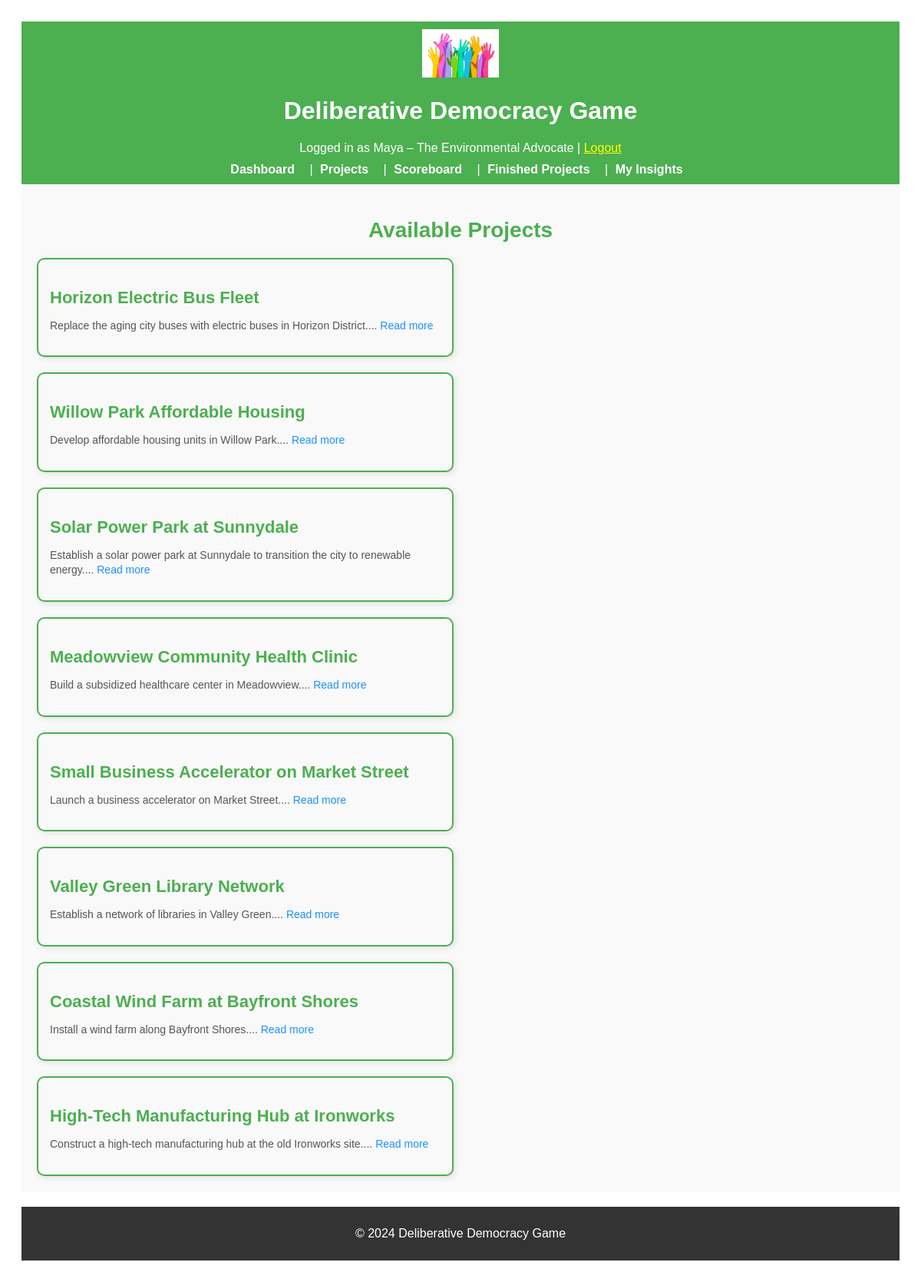
Screenshot of /projects (signed in) with the database file from the repository.
### app/models.py (models this page shows, shortened)
class User(UserMixin, db.Model):
    __tablename__ = "users"
    id = db.Column(db.Integer, primary_key=True)
    character_name = db.Column(db.String(64), unique=True, nullable=False)
    interests = db.Column(db.Text, nullable=True)
    utility_criteria = db.Column(db.Text, nullable=True)
    starting_resources = db.Column(db.Text, nullable=True)
    reading = db.Column(db.Text, nullable=True)
    environment = db.Column(db.Integer, default=0, nullable=True)
    money = db.Column(db.Integer, default=0, nullable=True)
    involvement = db.Column(db.Integer, default=0, nullable=True)
    welfare = db.Column(db.Integer, default=0, nullable=True)
    resources = db.relationship("Resource", backref="user", lazy=True)
    metrics = db.relationship("Metric", backref="user", lazy=True)

class Project(db.Model):
    __tablename__ = "projects"
    id = db.Column(db.Integer, primary_key=True)
    name = db.Column(db.String(128), nullable=False)
    description = db.Column(db.Text, nullable=True)
    outcomes = db.Column(db.Text, nullable=True)
    required_resources = db.Column(db.Text, nullable=True)
    is_completed = db.Column(db.Boolean, default=False)
    personal_metric_updates = db.Column(
        db.JSON, nullable=True
    )  # JSON for user-specific metric updates

### app/routes.py (the view)
@main.route("/projects")
@login_required
def project_list():
    projects = Project.query.filter_by(is_completed=False).all()
    for project in projects:
        project.description = re.sub(r"http\S+|<a .*?>.*?</a>", "", project.description)
    return render_template("project_list.html", projects=projects)

### app/routes.py (called while the page is built)
@login_manager.user_loader
def load_user(user_id):
    return User.query.get(int(user_id))

### app/templates/project_list.html (shortened to what this page needs)
{% extends "base.html" %}
{% block content %}
<h2 class="projects-header">Available Projects</h2>
{% if projects %}
<div class="projects-container">
    {% for project in projects %}
    <div class="project-card">
        <h3 class="project-title">
            <a href="{{ url_for('main.project_detail', project_id=project.id) }}" class="project-link">{{ project.name
                }}</a>
        </h3>
        <p class="project-description">{{ project.description[:100] }}... <a
                href="{{ url_for('main.project_detail', project_id=project.id) }}" class="read-more">Read more</a></p>
    </div>
    {% endfor %}
</div>
{% else %}
<p class="no-projects-message">No projects available at the moment. Please check back later.</p>
{% endif %}
{% endblock %}

### app/templates/base.html (shortened to what this page needs)
<!DOCTYPE html>
<html lang="en">
<head>
    <link rel="stylesheet" href="{{ url_for('static', filename='css/styles.css') }}">
</head>
<body>
    <header style="background-color: #4CAF50; padding: 10px; color: white; text-align: center;">
        <img src="{{ url_for('static', filename='images/logo.png') }}" alt="Game Logo"
            style="width: 100px; height: auto;">
        <h1>Deliberative Democracy Game</h1>
        {% if current_user.is_authenticated %}
        <p style="margin: 0;">Logged in as {{ current_user.character_name }} | <a href="{{ url_for('main.logout') }}"
                style="color: yellow;">Logout</a></p>
        {% endif %}
        <nav style="margin-top: 10px;">
            <a href="{{ url_for('main.dashboard') }}" style="color: white; padding: 5px;">Dashboard</a> |
            <a href="{{ url_for('main.project_list') }}" style="color: white; padding: 5px;">Projects</a> |
            <a href="{{ url_for('main.score_board') }}" style="color: white; padding: 5px;">Scoreboard</a> |
            <a href="{{ url_for('main.finished_projects') }}" style="color: white; padding: 5px;">Finished Projects</a>
            |
            <a href="{{ url_for('main.insight') }}" style="color: white; padding: 5px;">My Insights</a>
        </nav>
    </header>
    <main style="padding: 20px; background-color: #f9f9f9;">
        {% block content %}{% endblock %}
    </main>
    <footer style="background-color: #333; color: white; text-align: center; padding: 10px; margin-top: 20px;">
        <p>&copy; 2024 Deliberative Democracy Game</p>
    </footer>
</body>
</html>

### app/static/css/styles.css (style rules this page uses)
header { background-color: #4CAF50; color: white; padding: 15px; text-align: center; }
nav a { color: white; text-decoration: none; margin-right: 10px; font-weight: bold; }
footer { background-color: #333; color: white; text-align: center; padding: 10px; margin-top: 20px; }
.project-title { font-size: 22px; color: #333; margin-bottom: 10px; }
.projects-header { color: #4CAF50; text-align: center; font-size: 28px; margin-bottom: 20px; }
.projects-container { display: flex; flex-wrap: wrap; gap: 20px; justify-content: space-between; }
.project-card { background-color: #f9f9f9; border: 2px solid #4CAF50; border-radius: 10px; padding: 15px; box-shadow: 2px 2px 8px rgba(0, 0, 0, 0.1); flex-basis: calc(47% - 10px); transition: transform 0.2s; }
.project-link { text-decoration: none; color: #4CAF50; transition: color 0.2s; }
.project-description { font-size: 14px; line-height: 1.4; color: #555; }
.read-more { text-decoration: none; color: #1e90ff; }

### rows the page displays
User: character_name "Maya – The Environmental Advocate"
Project: name "Horizon Electric Bus Fleet", description "Replace the aging city buses with electric buses in Horizon District."
Project: name "Willow Park Affordable Housing", description "Develop affordable housing units in Willow Park."
Project: name "Solar Power Park at Sunnydale", description "Establish a solar power park at Sunnydale to transition the city to renewable energy."
Project: name "Meadowview Community Health Clinic", description "Build a subsidized healthcare center in Meadowview."
Project: name "Small Business Accelerator on Market Street", description "Launch a business accelerator on Market Street."
Project: name "Valley Green Library Network", description "Establish a network of libraries in Valley Green."
Project: name "Coastal Wind Farm at Bayfront Shores", description "Install a wind farm along Bayfront Shores."
Project: name "High-Tech Manufacturing Hub at Ironworks", description "Construct a high-tech manufacturing hub at the old Ironworks site."
